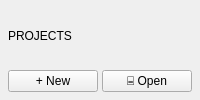
         <widget class="QFrame" name="sidebarHeader">
          <property name="frameShape"><enum>QFrame::NoFrame</enum></property>
          <layout class="QVBoxLayout" name="sidebarHeaderLayout">
           <property name="spacing"><number>6</number></property>
           <property name="leftMargin"><number>8</number></property>
           <property name="topMargin"><number>8</number></property>
           <property name="rightMargin"><number>8</number></property>
           <property name="bottomMargin"><number>8</number></property>
           <item>
            <widget class="QLabel" name="projectsLabel">
             <property name="text"><string>PROJECTS</string></property>
            </widget>
           </item>
           <item>
            <layout class="QHBoxLayout" name="projectButtonsLayout">
             <property name="spacing"><number>4</number></property>
             <item>
              <widget class="QPushButton" name="newProjectButton">
               <property name="text"><string>+ New</string></property>
               <property name="cursor"><cursorShape>PointingHandCursor</cursorShape></property>
              </widget>
             </item>
             <item>
              <widget class="QPushButton" name="openProjectButton">
               <property name="text"><string>⌸ Open</string></property>
               <property name="cursor"><cursorShape>PointingHandCursor</cursorShape></property>
              </widget>
             </item>
            </layout>
           </item>
          </layout>
         </widget>
